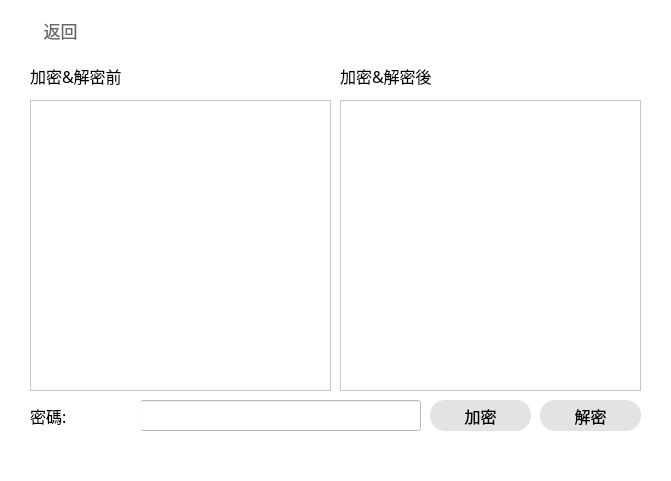
    <widget class="QWidget" name="Encryption_Text_widget" native="true">
     <property name="geometry">
      <rect>
       <x>170</x>
       <y>50</y>
       <width>671</width>
       <height>481</height>
      </rect>
     </property>
     <property name="font">
      <font>
       <family>Microsoft YaHei</family>
       <pointsize>11</pointsize>
       <stylestrategy>PreferAntialias</stylestrategy>
      </font>
     </property>
     <property name="styleSheet">
      <string notr="true">background-color:rgba(255, 255, 255,240);</string>
     </property>
     <widget class="QPushButton" name="Encryption_Text_Back">
      <property name="geometry">
       <rect>
        <x>10</x>
        <y>10</y>
        <width>101</width>
        <height>41</height>
       </rect>
      </property>
      <property name="sizePolicy">
       <sizepolicy hsizetype="Minimum" vsizetype="Minimum">
        <horstretch>0</horstretch>
        <verstretch>0</verstretch>
       </sizepolicy>
      </property>
      <property name="font">
       <font>
        <family>Microsoft YaHei</family>
        <pointsize>13</pointsize>
        <stylestrategy>PreferAntialias</stylestrategy>
       </font>
      </property>
      <property name="focusPolicy">
       <enum>Qt::StrongFocus</enum>
      </property>
      <property name="styleSheet">
       <string notr="true">QPushButton
{
	border:none;
	background-color:rgba(0,0,0,0);
	color:rgba(60,60,60,200);
}
QPushButton:hover
{
    color:rgba(60,60,60,255);
}
</string>
      </property>
      <property name="text">
       <string>返回</string>
      </property>
      <property name="icon">
       <iconset>
        <normaloff>:/icon/Icon/exit2.png</normaloff>:/icon/Icon/exit2.png</iconset>
      </property>
      <property name="iconSize">
       <size>
        <width>20</width>
        <height>20</height>
       </size>
      </property>
      <property name="checkable">
       <bool>false</bool>
      </property>
     </widget>
     <widget class="QPushButton" name="Encryption_Text_Run_Button">
      <property name="geometry">
       <rect>
        <x>430</x>
        <y>400</y>
        <width>101</width>
        <height>31</height>
       </rect>
      </property>
      <property name="sizePolicy">
       <sizepolicy hsizetype="Minimum" vsizetype="Minimum">
        <horstretch>0</horstretch>
        <verstretch>0</verstretch>
       </sizepolicy>
      </property>
      <property name="font">
       <font>
        <family>Microsoft YaHei</family>
        <pointsize>12</pointsize>
        <stylestrategy>PreferAntialias</stylestrategy>
       </font>
      </property>
      <property name="focusPolicy">
       <enum>Qt::StrongFocus</enum>
      </property>
      <property name="styleSheet">
       <string notr="true">QPushButton
{
	border:none;
	background-color:rgba(20,20,20,30);
	border-radius: 15px;
}
QPushButton:hover
{
    background-color:rgba(20,20,20,50);
}
QPushButton:pressed
{
    background-color:rgba(20,20,20,70);
}</string>
      </property>
      <property name="text">
       <string>加密</string>
      </property>
      <property name="iconSize">
       <size>
        <width>16</width>
        <height>16</height>
       </size>
      </property>
      <property name="checkable">
       <bool>false</bool>
      </property>
     </widget>
     <widget class="QTextEdit" name="Encryption_Text_input">
      <property name="geometry">
       <rect>
        <x>30</x>
        <y>100</y>
        <width>301</width>
        <height>291</height>
       </rect>
      </property>
      <property name="font">
       <font>
        <family>Microsoft YaHei</family>
        <pointsize>11</pointsize>
        <stylestrategy>PreferAntialias</stylestrategy>
       </font>
      </property>
     </widget>
     <widget class="QTextEdit" name="Encryption_Text_output">
      <property name="geometry">
       <rect>
        <x>340</x>
        <y>100</y>
        <width>301</width>
        <height>291</height>
       </rect>
      </property>
      <property name="font">
       <font>
        <family>Microsoft YaHei</family>
        <pointsize>11</pointsize>
        <stylestrategy>PreferAntialias</stylestrategy>
       </font>
      </property>
     </widget>
     <widget class="QLineEdit" name="Encryption_Text_Password_input">
      <property name="geometry">
       <rect>
        <x>140</x>
        <y>400</y>
        <width>281</width>
        <height>31</height>
       </rect>
      </property>
      <property name="font">
       <font>
        <family>Microsoft YaHei</family>
        <pointsize>11</pointsize>
        <stylestrategy>PreferAntialias</stylestrategy>
       </font>
      </property>
     </widget>
     <widget class="QLabel" name="Encryption_Text_title2">
      <property name="geometry">
       <rect>
        <x>340</x>
        <y>60</y>
        <width>301</width>
        <height>31</height>
       </rect>
      </property>
      <property name="font">
       <font>
        <family>Microsoft YaHei</family>
        <pointsize>12</pointsize>
        <weight>50</weight>
        <bold>false</bold>
       </font>
      </property>
      <property name="styleSheet">
       <string notr="true"/>
      </property>
      <property name="text">
       <string>加密&amp;解密後</string>
      </property>
      <property name="alignment">
       <set>Qt::AlignLeading|Qt::AlignLeft|Qt::AlignVCenter</set>
      </property>
     </widget>
     <widget class="QLabel" name="Encryption_Text_Password_title">
      <property name="geometry">
       <rect>
        <x>30</x>
        <y>400</y>
        <width>111</width>
        <height>31</height>
       </rect>
      </property>
      <property name="font">
       <font>
        <family>Microsoft YaHei</family>
        <pointsize>12</pointsize>
        <weight>50</weight>
        <bold>false</bold>
       </font>
      </property>
      <property name="styleSheet">
       <string notr="true"/>
      </property>
      <property name="text">
       <string>密碼:</string>
      </property>
      <property name="alignment">
       <set>Qt::AlignLeading|Qt::AlignLeft|Qt::AlignVCenter</set>
      </property>
     </widget>
     <widget class="QLabel" name="Encryption_Text_title">
      <property name="geometry">
       <rect>
        <x>30</x>
        <y>60</y>
        <width>301</width>
        <height>31</height>
       </rect>
      </property>
      <property name="font">
       <font>
        <family>Microsoft YaHei</family>
        <pointsize>12</pointsize>
        <weight>50</weight>
        <bold>false</bold>
       </font>
      </property>
      <property name="styleSheet">
       <string notr="true"/>
      </property>
      <property name="text">
       <string>加密&amp;解密前</string>
      </property>
      <property name="alignment">
       <set>Qt::AlignLeading|Qt::AlignLeft|Qt::AlignVCenter</set>
      </property>
     </widget>
     <widget class="QPushButton" name="Decrypt_Text_Run_Button">
      <property name="geometry">
       <rect>
        <x>540</x>
        <y>400</y>
        <width>101</width>
        <height>31</height>
       </rect>
      </property>
      <property name="sizePolicy">
       <sizepolicy hsizetype="Minimum" vsizetype="Minimum">
        <horstretch>0</horstretch>
        <verstretch>0</verstretch>
       </sizepolicy>
      </property>
      <property name="font">
       <font>
        <family>Microsoft YaHei</family>
        <pointsize>12</pointsize>
        <stylestrategy>PreferAntialias</stylestrategy>
       </font>
      </property>
      <property name="focusPolicy">
       <enum>Qt::StrongFocus</enum>
      </property>
      <property name="styleSheet">
       <string notr="true">QPushButton
{
	border:none;
	background-color:rgba(20,20,20,30);
	border-radius: 15px;
}
QPushButton:hover
{
    background-color:rgba(20,20,20,50);
}
QPushButton:pressed
{
    background-color:rgba(20,20,20,70);
}</string>
      </property>
      <property name="text">
       <string>解密</string>
      </property>
      <property name="iconSize">
       <size>
        <width>16</width>
        <height>16</height>
       </size>
      </property>
      <property name="checkable">
       <bool>false</bool>
      </property>
     </widget>
    </widget>
